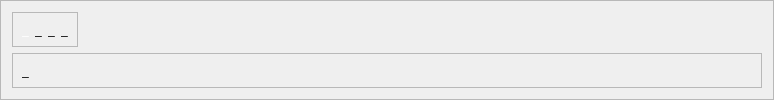
                          <widget class="QFrame" name="stock_quote_frame">
                           <property name="minimumSize">
                            <size>
                             <width>750</width>
                             <height>0</height>
                            </size>
                           </property>
                           <property name="frameShape">
                            <enum>QFrame::StyledPanel</enum>
                           </property>
                           <property name="frameShadow">
                            <enum>QFrame::Raised</enum>
                           </property>
                           <layout class="QVBoxLayout" name="verticalLayout_34">
                            <item alignment="Qt::AlignLeft">
                             <widget class="QFrame" name="stock_change_frame">
                              <property name="frameShape">
                               <enum>QFrame::StyledPanel</enum>
                              </property>
                              <property name="frameShadow">
                               <enum>QFrame::Raised</enum>
                              </property>
                              <layout class="QHBoxLayout" name="horizontalLayout_13">
                               <item>
                                <widget class="QLabel" name="price_traded_label">
                                 <property name="styleSheet">
                                  <string notr="true">font: 16pt &quot;MS Shell Dlg 2&quot;;
color: rgb(255, 255, 255);</string>
                                 </property>
                                 <property name="text">
                                  <string>_</string>
                                 </property>
                                </widget>
                               </item>
                               <item alignment="Qt::AlignBottom">
                                <widget class="QLabel" name="change_direction_label">
                                 <property name="text">
                                  <string>_</string>
                                 </property>
                                </widget>
                               </item>
                               <item alignment="Qt::AlignBottom">
                                <widget class="QLabel" name="change_amount_label">
                                 <property name="text">
                                  <string>_</string>
                                 </property>
                                </widget>
                               </item>
                               <item alignment="Qt::AlignBottom">
                                <widget class="QLabel" name="change_percentage">
                                 <property name="text">
                                  <string>_</string>
                                 </property>
                                </widget>
                               </item>
                              </layout>
                             </widget>
                            </item>
                            <item>
                             <widget class="QFrame" name="stock_analysis_stock_info_frame">
                              <property name="minimumSize">
                               <size>
                                <width>750</width>
                                <height>0</height>
                               </size>
                              </property>
                              <property name="frameShape">
                               <enum>QFrame::StyledPanel</enum>
                              </property>
                              <property name="frameShadow">
                               <enum>QFrame::Raised</enum>
                              </property>
                              <layout class="QVBoxLayout" name="verticalLayout_39">
                               <property name="leftMargin">
                                <number>9</number>
                               </property>
                               <item>
                                <widget class="QLabel" name="stock_analysis_stock_info_content">
                                 <property name="text">
                                  <string>_</string>
                                 </property>
                                </widget>
                               </item>
                              </layout>
                             </widget>
                            </item>
                           </layout>
                          </widget>
